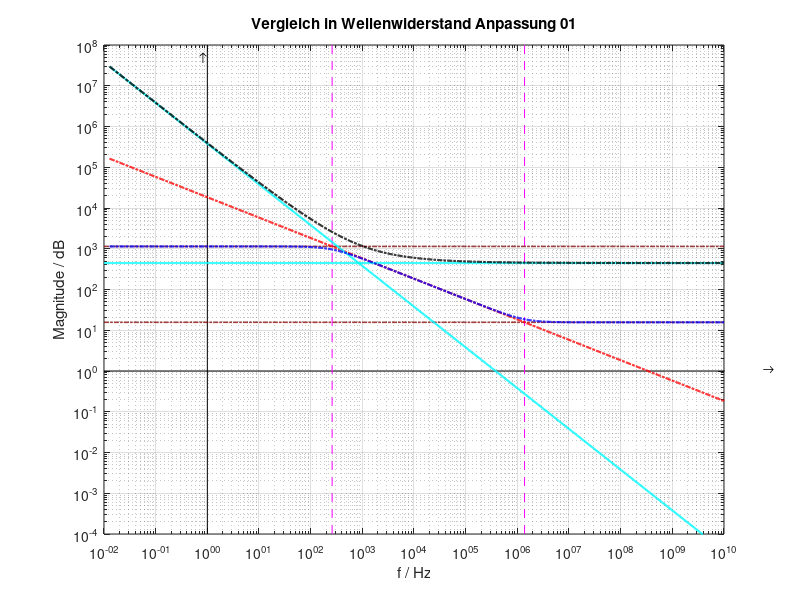

Write MATLAB code to recreate this figure. (Note: this script raises an error after producing the figure.)
%%%%%%%%%%%%%%%%%%%%%%%%%%%%%%%%%%%%%%%%%%%%%%%%%%%%%%%%%%%%%

%% Simulation von der Anpassung des Wellenwiderstand 
%% Autor: Huynh Ngoc Tan
%% Email: tan.huynhngoc@mabel.info / huynh.ngoctan@yahoo.com
%% MABEL Insitut, Hochschule Mannheim, Deutschland

%%%%%%%%%%%%%%%%%%%%%%%%%%%%%%%%%%%%%%%%%%%%%%%%%%%%%%%%%%%%%

clear; close all; clc;

par = @(x,y) (x.*y)./(x+y);
serie = @(x,y) (x+y);

% KONSTANTEN UND PARAMETER WENN FC1 >FL1
R1 = 13e0; % 13 Ohm/km
G1 = 1e-5;
L1 = 1.5e-6; % 1.5uH/km
C1 = 6.12e-9; % 6.12nF/km

Z_lower1=sqrt(L1/C1);
Z_upper1=sqrt(R1/G1);

f_lo = 10e-3; % Unterer Frequenzwert 0.01 Hz
f_hi = 10e9; % Oberer Frequenzwert  10 GHz
f_L1 = 1./(2*pi*L1/R1);
f_C1 = 1./(2*pi*C1/G1); 

% Frequenzachse (don#t touch!!!)
f = logspace(log10(f_lo),log10(f_hi),1000); % Frequenzvektor 

% GLEICHUNG
pC1 = 1./sqrt(i*2*pi*f*(C1/R1)); % lower C

% LOG. KURVENVERLAUF
figure('color','w'); line_width = 1.5;
loglog([1e-2 5e10],[1 1],'k'); hold on;
loglog([1 1],[1e-4 1e8],'k');

Z1 = par(Z_upper1,pC1);
Z1 = serie(Z1,Z_lower1);

% BEDINGUNG
if (Z_upper1 > Z_lower1) 
    loglog(f,Z_upper1*ones(size(f)),'-.','color',[0.49 0 0],'Linewidth',1.1);
    loglog(f,Z_lower1*ones(size(f)),'-.','color',[0.51 0 0],'Linewidth',1.1);
    loglog([f_L1, f_L1],get(gca,'YLim'),'--','color',[0.99 0 1]);
    loglog([f_C1, f_C1],get(gca,'YLim'),'--','color',[0.98 0 1]);
    loglog(f(10:end),abs(pC1(10:end)),'r-.','Linewidth',line_width);
end

%loglog(f(1:end-9),abs(Z1(10:end)),'color',[1 0.5 0],'Linewidth',line_width);
xlabel('f / Hz'); 
set(gca,'FontSize',10);
text(0.625,5e7,' \uparrow','HorizontalAlignment','left','FontSize',10)
text(5e10,1.1,' \rightarrow','HorizontalAlignment','left','FontSize',10)
axis on
grid on

set(gca,'yscale','log') %# to set the y-axis to logarithmic
set(gca,'xscale','log') %# to set the x-axis to logarithmic

xlabel('f / Hz'); 
ylabel ('Magnitude / dB'); 
title('Vergleich in Wellenwiderstand Anpassung 01');

set(gca,'XLim',[f(1) f(end)],'XTick',10.^[log10(f_lo):1:log10(f_hi)],...
        'YLim',sort(ylim));
% --------------------------------------------------------------------
% EIN BEISPIEL 
R3 = 13e0; % 13 Ohm/km
G3 = 1e-5;
L3 = 1.5e-6; % 1.5 uH/km
C3 = 6.12e-9; % 6.12nF/km

% bei Frequenz f = 800Hz
fo = 850; % Anpassung bei f = 800Hz
Z = sqrt(1+(R3/(2*pi*fo*L3)).^2);
Phi = -atan(R3./(2*pi*fo*L3));
a = abs(Z)^0.5*cos(Phi/2);
b = abs(Z)^0.5*abs(sin(Phi/2));

R_L = a*sqrt(L3/C3);
C_L = 1./(2*pi*fo*b*sqrt(L3/C3));
pC_L = 1./(i*2*pi*f*C_L);

f_inter = abs(1./(i*2*pi*C_L*R_L));
f_intersect = sprintf('%d (Hz) between R_L und C_L in HF',f_inter)
f_C_L = abs(C1./(i*2*pi*C_L^2));
f_intersect_C_L = sprintf('%d (Hz) between C_L und C_L **',abs(C1./(i*2*pi*C_L^2)))
f_R_L = abs(1./(i*2*pi*C1*R_L^2));
f_intersect_R_L = sprintf('%d (Hz) between R_L und C_L **',abs(1./(i*2*pi*C1*R_L^2)))

% Gemeinsam Widerstand nach dem Last
if(R_L >= R1)
Z_anpassung = serie(serie(pC_L, pC1),R_L);
elseif (R_L < R1)
Z_anpassung = serie(serie(pC_L, pC1),Z1);
end

loglog(f,R_L*ones(size(f)),'color',[0 0.99 1],'Linewidth',line_width);
loglog(f(10:end),abs(pC_L(10:end)),'color',[0 0.98 1],'Linewidth',line_width);
loglog(f(10:end),abs(Z_anpassung(10:end)),'k-.','Linewidth',1.5);

% Information 
disp(sprintf('-->>-- Geometrische Mittel zwischen f_intersect_C_L and f_intersect_R_L --<<--\n-->>-- passt die Bedingung der Wellenwiderstand-Anpassung --<<--'))
f_geomittel = sqrt(f_C_L.*f_R_L)
% Vergleich mit dem Formel HF und der Method in Bode
Z_phi3(fo) = sqrt(L3/C3).*abs(sqrt(1-i*(R3/(2*pi*L3))/fo));
Z_phi1(fo) = abs(sqrt((R1+i*2*pi*fo*L1)/(G1+i*2*pi*fo*C1)));
Z_phi_1 = sqrt((R1+i*2*pi*f*L1)./(G1+i*2*pi*f*C1));
loglog(f(10:end),abs(Z_phi_1(10:end)),'b-.','Linewidth',line_width);
% --- Suchen den Wert b wenn Anpassung sein ---
format longEng 
for k = 0.001:0.0001:15
R_such = Z_phi1(fo)./k;
C_such = 1./(2*pi*R_such*fo);
if (round(R_such.*C_such, 8) == round((1./(2*pi*fo)),8)) && (round(R_such./C_such,8) == round(Z_phi1(fo)^2*(2*pi*fo),8))
    break
end
end

disp('[k >> R_L >> C_L]')
result = [k R_such C_such]

pC_such = 1./(i*2*pi*f*C_such);
loglog(f,R_such*ones(size(f)),'color',[0 0.61 0],'Linewidth',line_width);
loglog(f(10:end),abs(pC_such(10:end)),'color',[0 0.59 0],'Linewidth',line_width);

if (R1 >= R_such)
    Z2 = serie(serie(pC_such,pC1),Z1);
elseif (R1 < R_such)
    Z2 = serie(serie(pC_such,pC1),R_such);
end
loglog(f(1:end-9),abs(Z2(10:end)),'color',[1 0 0],'Linewidth',line_width);

% Legend für multiple Graphiks
a = findobj('Color',[0 0.61 0]);
b = findobj('Color',[0 0.59 0]);
c = findobj('Color',[1 0 0]);
d = findobj('Color',[0 0.99 1]);
e = findobj('Color',[0 0.98 1]);
f = findobj('Color','k');
h = findobj('Color','b');
v = [a(1) b(1) c(1) d(1) e(1) f(1) h(1)];
legend(v,'R\_such in Bode','C\_such in Bode','Z2','R_L in HF','pC_L in HF','Z\_anpassung in HF','Z\_phi1','location', 'NorthEastOutside','Interpreter', 'none');
%---------------------------------------------------------------
disp('Der Wert von b ist')
 fileID = fopen('b.txt','w');
 fprintf(fileID,'%10s  %11s\n','fo(Hz)','Result(b)');
if true
for fo = 100:5:1e5
Z = sqrt(1+(R3/(2*pi*fo*L3)).^2);
Phi = -atan(R3./(2*pi*fo*L3));
a = abs(Z)^0.5*cos(Phi/2);
R_L = a*sqrt(L3/C3);

Z_phi = abs(sqrt((R1+i*2*pi*fo*L1)./(G1+i*2*pi*fo*C1)));
b = [fo; Z_phi./R_L];
fprintf(fileID,'%10.2f  %12.12f\n',b);

end
end
fclose(fileID);
